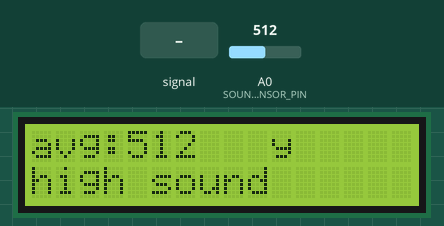
This sketch was run on a simulated Arduino Uno, built with avr-gcc and run on an emulated ATmega328P. Parts: 16×2 character LCD. The test bench sets the inputs (shaded band); at power-on: A0 (SOUND_SENSOR_PIN) = 512. What the sketch prints to the serial monitor is not drawn.

Above: at 1.6 s.
1.7 s: A0 (SOUND_SENSOR_PIN) fed a 1000 Hz sine of ±255 counts around its level
At 3.8 s:
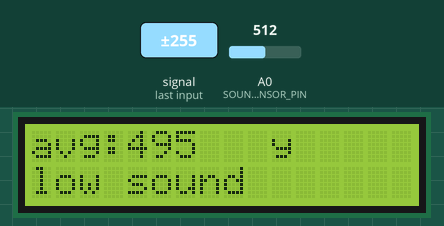
4.7 s: A0 (SOUND_SENSOR_PIN) set to 991
At 5.9 s:
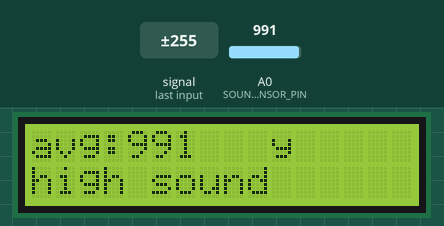
6.5 s: A0 (SOUND_SENSOR_PIN) set to 1011
At 7.4 s:
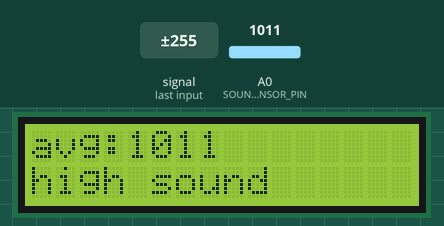
8.5 s: A0 (SOUND_SENSOR_PIN) set to 516
At 10.1 s:
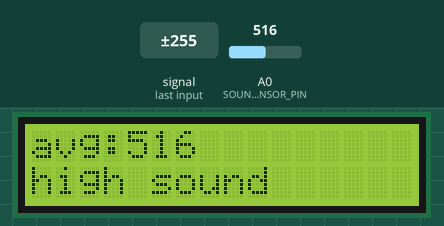
10.5 s: A0 (SOUND_SENSOR_PIN) set to 483
At 11.7 s:
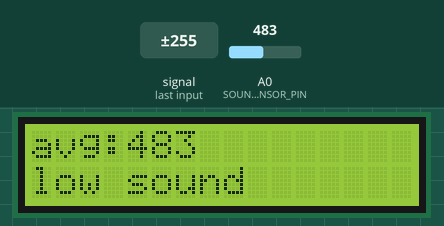
12.5 s: A0 (SOUND_SENSOR_PIN) fed a 200 Hz sine of ±81 counts around its level
At 13.8 s:
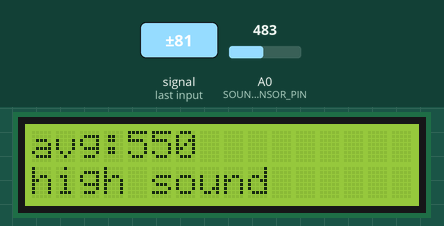
Timing chart, 0 to 15.5 s (numbered marks = the images above; inputs shaded):
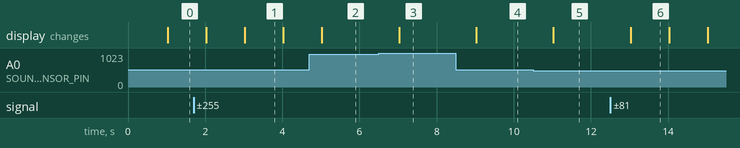

Measured:
- the behaviour switches between 999 and 1000 on A0 (SOUND_SENSOR_PIN) (found by bisection; images 2 and 3)
- the behaviour switches between 500 and 499 on A0 (SOUND_SENSOR_PIN) (found by bisection; images 4 and 5)
- after the input at 1.7 s, the display: first changes after 0.33 s (image 1 shows a later state)
- after the input at 6.5 s, the display: changes after 0.53 s (image 3)
- after the input at 8.5 s, the display: changes after 0.53 s (image 4)
- after the input at 10.5 s, the display: changes after 0.53 s (image 5)
- after the input at 12.5 s, the display: changes after 0.53 s (image 6)

The sketch:

Exercise8___SoundSensor.ino
```cpp
/*
  Exercise 8 - Sound sensor

  This program reads the sound sensor several times, calculates
  the average value, and compares it with a defined threshold.

  -> The average sound value and sound status are displayed on
  the LCD and Serial Monitor.
*/

#include <Wire.h>                // I2C communication library
#include <LiquidCrystal_I2C.h>   // LCD display library

// analog input pin used to read the sound sensor signal
#define SOUND_SENSOR_PIN A0
// sound threshold used to classify sound level
#define SOUND_THRESHOLD 500
// number of samples used to calculate the average value
#define N_SAMPLES 10

// LCD object: address 0x3F, 16 columns, 2 rows
LiquidCrystal_I2C lcd(0x3F, 16, 2);

// timing config
const unsigned long READ_INTERVAL = 1000;
unsigned long previousMillis = 0;

// sound variables
int soundAverage = 0;
int lastSoundAverage = -1;
bool soundDetected = false;

void setup()
{
  // init Serial communication
  Serial.begin(9600);

  // init LCD
  lcd.init();
  lcd.backlight();
  lcd.clear();

  // init sound sensor
  pinMode(SOUND_SENSOR_PIN, INPUT);

  // startup message
  lcd.setCursor(0, 0);
  lcd.print("sound ready");
}

void loop()
{
  // get current time since program started
  unsigned long currentMillis = millis();

  // check if defined time interval has passed
  if (currentMillis - previousMillis >= READ_INTERVAL)
  {
    //update previous time variable
    previousMillis = currentMillis;

    // read average sound value
    readSoundAverage();
    // compare average value with threshold
    compareWithThreshold();
    printSerial();
    updateLCDIfNeeded();
  }
}

// read the sound sensor N_SAMPLES times and calculate the average value
void readSoundAverage()
{

  long sum = 0;

  for (int i = 0; i < N_SAMPLES; i++)
  {
    sum += analogRead(SOUND_SENSOR_PIN);
  }

  // calculate average value
  soundAverage = sum / N_SAMPLES;
}

void compareWithThreshold()
{
  // compare average value with threshold
  // >= threshold -> high sound detected
  if (soundAverage >= SOUND_THRESHOLD)
  {
    soundDetected = true;
  }
  else
  {
    soundDetected = false;
  }
}

void printSerial()
{
  // print average value and sound status to SM
  Serial.print("sound average: ");
  Serial.print(soundAverage);
  Serial.print(" | status: ");

  if (soundDetected)
  {
    Serial.println("high sound");
  }
  else
  {
    Serial.println("low sound");
  }
}

void updateLCDIfNeeded()
{
  // update LCD only if sound average changes
  if (soundAverage != lastSoundAverage)
  {
    lcd.setCursor(0, 0);
    lcd.print("avg:");
    lcd.print(soundAverage);
    lcd.print("   ");

    // display sound status
    lcd.setCursor(0, 1);

    if (soundDetected)
    {
      lcd.print("high sound      ");
    }
    else
    {
      lcd.print("low sound       ");
    }

    // store last displayed value
    lastSoundAverage = soundAverage;
  }
}
```
